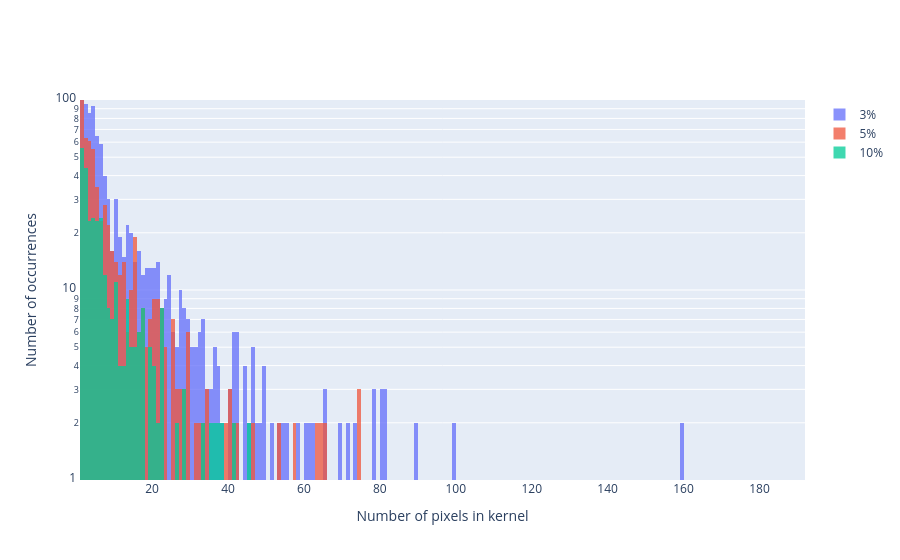

The notebook cell saved with this chart:
### Code cell
import plotly.graph_objects as go

import numpy as np

x0 = kernel_sizes_3
# Add 1 to shift the mean of the Gaussian distribution
x1 = kernel_sizes_5
x2 = kernel_sizes_10

fig = go.Figure()
fig.add_trace(go.Histogram(x=x0, name = "3%",
                           xbins=dict( # bins used for histogram
                            start=0.0,
                            end=200,
                            size=1
                        )))
fig.add_trace(go.Histogram(x=x1, name = "5%",
                           xbins=dict( # bins used for histogram
                            start=0.0,
                            end=200,
                            size=1
                        )))
fig.add_trace(go.Histogram(x=x2, name = "10%",
                           xbins=dict( # bins used for histogram
                            start=0.0,
                            end=200,
                            size=1
                        )))

# Overlay both histograms
fig.update_layout(barmode='overlay', # title of plot
    xaxis_title_text='Number of pixels in kernel', # xaxis label
    yaxis_title_text='Number of occurrences')
# Reduce opacity to see both histograms
fig.update_traces(opacity=0.75)
#fig.update_xaxes(type="log", range = [0,3])
fig.update_yaxes(type="log", range = [0,2])
fig.show()

### Figure 1 — Plotly figure (JSON) as saved in the notebook; plotly's stock layout.template omitted (floating-point values rounded to 4 significant figures; data arrays with more than 128 entries replaced by an {"elided": "..."} marker saying what was removed)
{"data": [{"name": "3%", "opacity": 0.75, "type": "histogram", "x": {"elided": "1024 float values"}, "xbins": {"end": 200, "size": 1, "start": 0}}, {"name": "5%", "opacity": 0.75, "type": "histogram", "x": {"elided": "633 float values"}, "xbins": {"end": 200, "size": 1, "start": 0}}, {"name": "10%", "opacity": 0.75, "type": "histogram", "x": {"elided": "330 float values"}, "xbins": {"end": 200, "size": 1, "start": 0}}], "layout": {"barmode": "overlay", "xaxis": {"title": {"text": "Number of pixels in kernel"}}, "yaxis": {"range": [0, 2], "title": {"text": "Number of occurrences"}, "type": "log"}}}
